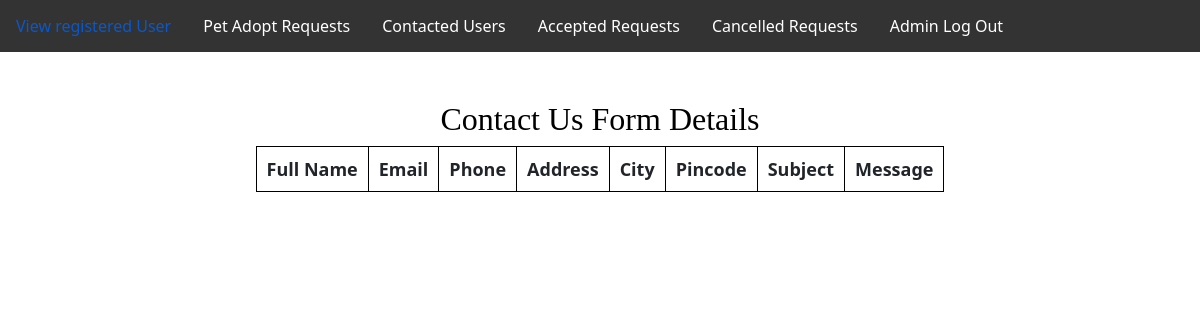
Page /contactus.php on the earlier database version.
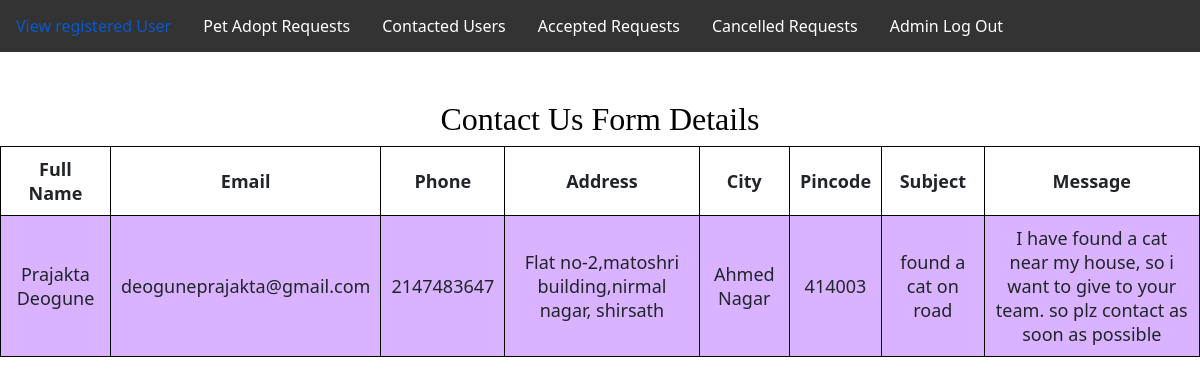
Same page on the later database version.
### tables this page shows
CREATE TABLE `contactform` (
  `FullName` varchar(50) NOT NULL,
  `Email` varchar(50) NOT NULL,
  `Phone` int(10) NOT NULL,
  `Address` varchar(50) NOT NULL,
  `City` varchar(20) NOT NULL,
  `Pincode` varchar(20) NOT NULL,
  `Subject` varchar(60) NOT NULL,
  `Msg` varchar(100) NOT NULL
);

### contactus.php (the view, shortened to what this page needs)
<?php
 include "adminnavbar.php";
include "db_connect.php";
$sql = "SELECT * FROM contactform";
$result = $conn->query($sql);
?>
<!DOCTYPE html>
<html lang="en">
<head>
</head>
<body>
	<section>
        <br>
        <br>
		<h1>Contact Us Form Details</h1>
		<table>
			<tr>
                <th>Full Name</th>
				<th>Email</th>
				<th>Phone</th>
				<th>Address</th>
				<th>City</th>
				<th>Pincode</th>
                <th>Subject</th>
				<th>Message</th>
			</tr>
			<?php
				while($rows=$result->fetch_assoc())
				{
			?>
			<tr>
                <td><?php echo $rows['FullName'];?></td>
                <td><?php echo $rows['Email'];?></td>
				<td><?php echo $rows['Phone'];?></td>
				<td><?php echo $rows['Address'];?></td>
                <td><?php echo $rows['City'];?></td>
				<td><?php echo $rows['Pincode'];?></td>
				<td><?php echo $rows['Subject'];?></td>
				<td><?php echo $rows['Msg'];?></td>
			</tr>
			<?php
				}
			?>
		</table>
	</section>
</body>
</html>

Differences in the rows shown:
added contactform: FullName "Prajakta Deogune", Email "deoguneprajakta@gmail.com", Phone "2147483647", Address "Flat no-2,matoshri building,nirmal nagar, shirsath", City "Ahmed Nagar", Pincode "414003", Subject "found a cat on road", Msg "I have found a cat near my house, so i want to give to your team. so plz contact as soon as possible"
